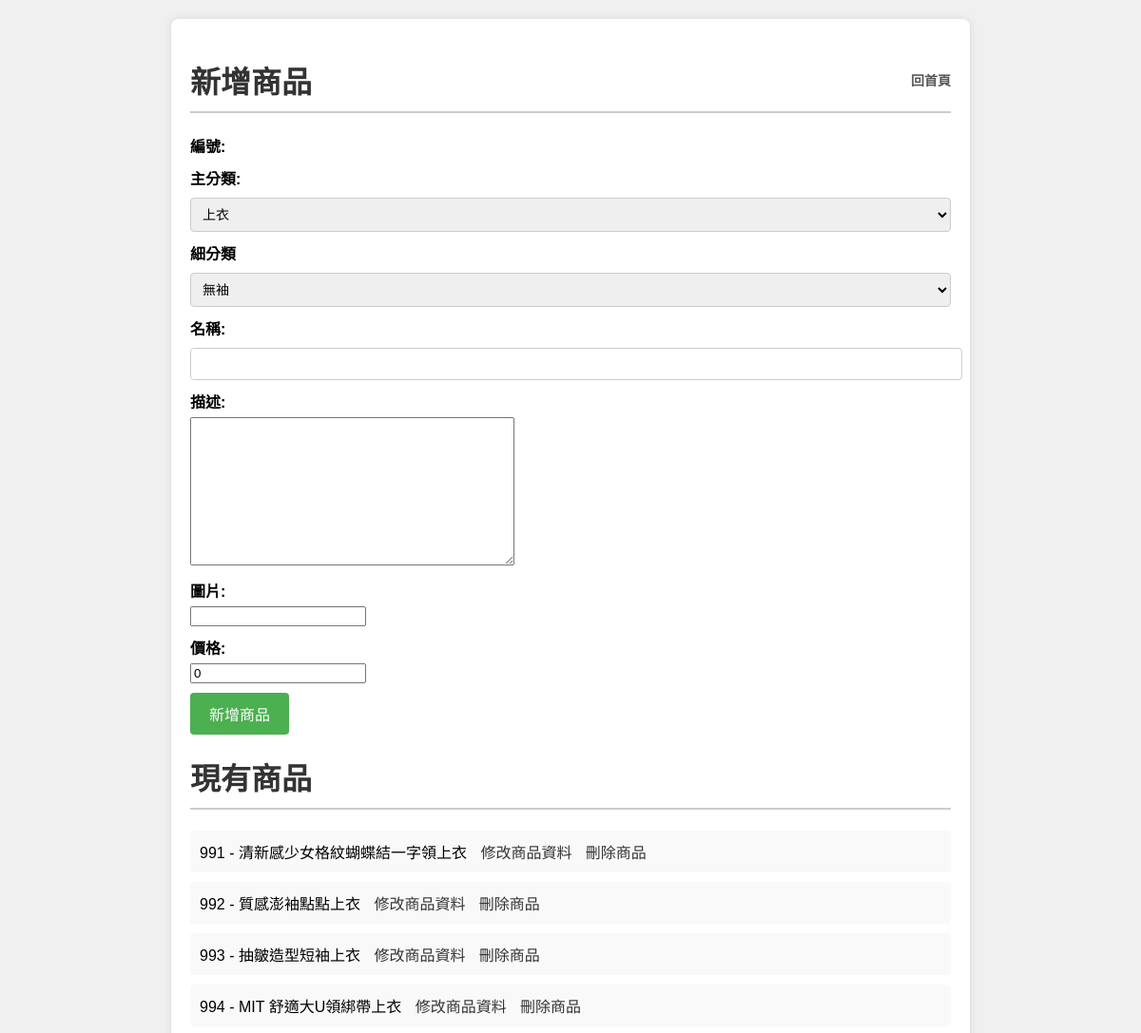
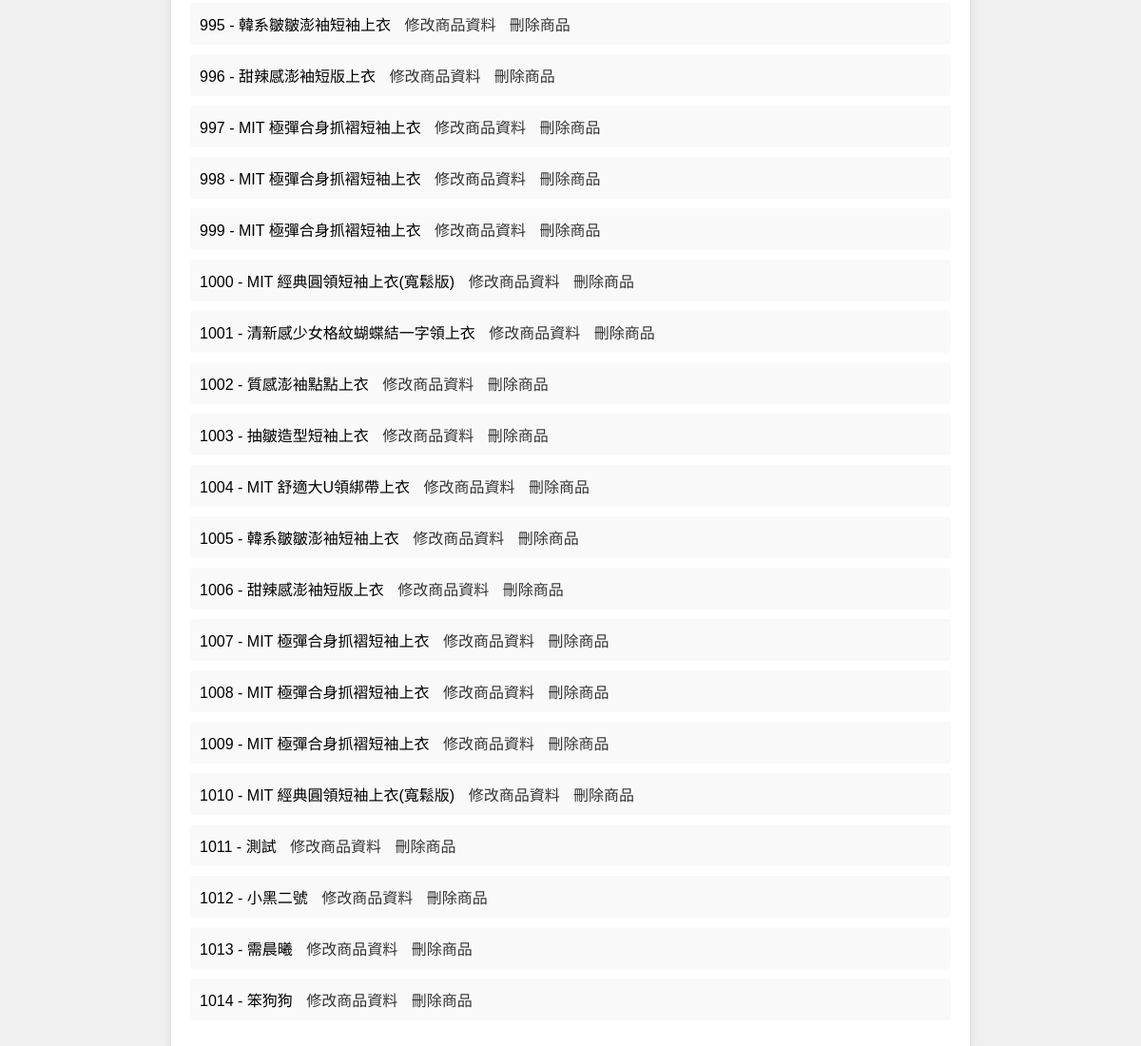
Screenshot of /manage_products.html/ with the database file from the repository (2 pictures, top to bottom).
### home/models.py (models this page shows, shortened)
class Product(models.Model):
    CATEGORY_CHOICES = [
        ('tops', '上衣'),
        ('bottoms', '下装'),
        ('dresses', '洋装'),
        ('sweaters', '毛衣'),
        ('outerwear', '外套/夾克'),
        ('homewear', '家居'),
        ('shoes', '鞋子'),
        ('bags', '包包'),
        ('accessories', '配件'),
    ]
    SUBCATEGORY_CHOICES = {
        'tops': [
            ('sleeveless', '無袖'),
            ('short_sleeve', '短袖'),
            ('long_sleeve', '長袖'),
            ('shirt', '襯衫'),
        ],
        'bottoms': [
            ('skirts', '裙類'),
            ('shorts', '短褲'),
            ('pants', '長褲'),
            ('jeans', '牛仔褲'),
        ],
        'dresses': [
            ('floral', '小碎花'),
            ('straight', '直筒'),
            ('sleeveless', '無袖'),
        ],
        'sweaters': [
            ('sweater', '毛衣'),
            ('knit_vest', '針織背心'),
            ('knit_cardigan', '針織外套'),
        ],
        'outerwear': [
            ('casual_jacket', '休閒外套'),
            ('windbreaker', '防風外套'),
            ('down_jacket', '羽絨外套'),
            ('coat', '大衣'),
        ],
        'homewear': [
            ('pajamas', '睡衣'),
            ('robe', '睡袍'),
        ],
        'shoes': [
            ('flats', '平底鞋'),
            ('dad_sneakers', '老爹鞋'),
            ('clogs', '洞洞鞋'),
        ],
        'bags': [
            ('handbag', '手提包'),
            ('backpack', '後背包'),
            ('shoulder_bag', '肩背包'),
            ('wallet', '皮夾'),
        ],
        'accessories': [
            ('jewelry', '飾品'),
            ('belt', '皮帶'),
            ('hat', '帽子'),
        ],
    }
    productNo = models.AutoField(primary_key=True,  verbose_name='商品編號')
    category = models.CharField(max_length=50, choices=CATEGORY_CHOICES, default='tops', verbose_name='商品類別')
    subcategory = models.CharField(max_length=50, default='sleeveless', verbose_name='商品子類別')
    productName = models.CharField(max_length=100, verbose_name='商品名稱')
    describe = models.TextField(verbose_name='商品描述')
    picture = models.URLField(verbose_name='圖片')
    price = models.PositiveIntegerField(default=0, verbose_name='價格')

### home/views.py (the view)
# urls.py: path('manage_products.html/', views.manage_products, name='manage_products'),
def manage_products(request):
    if request.method == 'POST':
        product_form = ProductForm(request.POST)
        store_form = StoreForm(request.POST)
        if product_form.is_valid():
            product_form.save()
            messages.success(request, '新增商品成功！')
            return redirect('manage_products')
    else:
        product_form = ProductForm()
        store_form = StoreForm()
    products = Product.objects.all()
    stores = Store.objects.all()
    return render(request, 'manage_products.html', {
        'product_form': product_form,
        'store_form': store_form,
        'products': products,
        'stores': stores
    })

### home/forms.py
class ProductForm(forms.ModelForm):
    class Meta:
        model = Product
        fields = ['productNo', 'productName', 'category', 'subcategory', 'describe', 'price', 'picture']

class StoreForm(forms.ModelForm):
    class Meta:
        model = Store
        fields = ['productNo', 'size', 'quantity']

### templates/manage_products.html (shortened to what this page needs)
<!DOCTYPE html>
<html lang="zh-TW">
<head>
</head>
<body>
    <div class="container">
        <h1>
            新增商品
            <a href="/" style="font-size: 14px;">回首頁</a>
        </h1>
        <form method="post">
            <div class="fieldWrapper">
                <label for="id_productNo">編號:</label>
            </div>
            <div class="fieldWrapper">
                <label for="id_category">主分類:</label>
                {{ product_form.category }}
            </div>
            <div class="fieldWrapper">
                <label for="id_subcategory">細分類</label>
                <select name="subcategory" id="id_subcategory">
                    <option value="">---------</option>
                </select>
            </div>
            <div class="fieldWrapper">
                <label for="id_productName">名稱:</label>
                {{ product_form.productName }}
            </div>
            <div class="fieldWrapper">
                <label for="id_describe">描述:</label>
                {{ product_form.describe }}
            </div>
            <div class="fieldWrapper">
                <label for="id_picture">圖片:</label>
                {{ product_form.picture }}
            </div>
            <div class="fieldWrapper">
                <label for="id_price">價格:</label>
                {{ product_form.price }}
            </div>
            <button type="submit">新增商品</button>
        </form>
        <h1>現有商品</h1>
        <ul>
            {% for product in products %}
                <li>
                    {{ product.productNo }} - {{ product.productName }}
                    <a href="{% url 'edit_product' product.productNo %}">修改商品資料</a>
                    <a href="{% url 'delete_product' product.productNo %}">刪除商品</a>
                </li>
            {% endfor %}
        </ul>
    </div>
</body>
</html>

### templates/manage_products.html (style rules this page uses)
body { font-family: Arial, sans-serif; background-color: #f0f0f0; margin: 0; padding: 20px; }
.container { max-width: 800px; margin: 0 auto; background: #fff; padding: 20px; border-radius: 8px; box-shadow: 0px 0px 10px rgba(0, 0, 0, 0.1); }
h1 { color: #333; border-bottom: 2px solid #ccc; padding-bottom: 10px; display: flex; justify-content: space-between; align-items: center; }
h1 a { font-size: 14px; margin-left: 10px; text-decoration: none; color: #555; }
form { margin-bottom: 20px; }
.fieldWrapper { margin-bottom: 10px; }
label { display: block; font-weight: bold; margin-bottom: 5px; }
input[type="text"], select { width: calc(100% - 6px); padding: 8px; border: 1px solid #ccc; border-radius: 4px; font-size: 14px; margin-top: 4px; }
select { width: 100%; }
button { background-color: #4CAF50; color: white; padding: 10px 20px; border: none; border-radius: 4px; cursor: pointer; font-size: 16px; }
ul { list-style-type: none; padding: 0; }
li { background-color: #f9f9f9; padding: 10px; margin-bottom: 10px; border-radius: 4px; }
li a { color: #333; text-decoration: none; margin-left: 10px; }

### rows the page displays
Product: productNo "991", productName "清新感少女格紋蝴蝶結一字領上衣"
Product: productNo "992", productName "質感澎袖點點上衣"
Product: productNo "993", productName "抽皺造型短袖上衣"
Product: productNo "994", productName "MIT 舒適大U領綁帶上衣"
Product: productNo "995", productName "韓系皺皺澎袖短袖上衣"
Product: productNo "996", productName "甜辣感澎袖短版上衣"
Product: productNo "997", productName "MIT 極彈合身抓褶短袖上衣"
Product: productNo "998", productName "MIT 極彈合身抓褶短袖上衣"
Product: productNo "999", productName "MIT 極彈合身抓褶短袖上衣"
Product: productNo "1000", productName "MIT 經典圓領短袖上衣(寬鬆版)"
Product: productNo "1001", productName "清新感少女格紋蝴蝶結一字領上衣"
Product: productNo "1002", productName "質感澎袖點點上衣"
Product: productNo "1003", productName "抽皺造型短袖上衣"
Product: productNo "1004", productName "MIT 舒適大U領綁帶上衣"
Product: productNo "1005", productName "韓系皺皺澎袖短袖上衣"
Product: productNo "1006", productName "甜辣感澎袖短版上衣"
Product: productNo "1007", productName "MIT 極彈合身抓褶短袖上衣"
Product: productNo "1008", productName "MIT 極彈合身抓褶短袖上衣"
Product: productNo "1009", productName "MIT 極彈合身抓褶短袖上衣"
Product: productNo "1010", productName "MIT 經典圓領短袖上衣(寬鬆版)"
Product: productNo "1011", productName "測試"
Product: productNo "1012", productName "小黑二號"
Product: productNo "1013", productName "需晨曦"
Product: productNo "1014", productName "笨狗狗"
